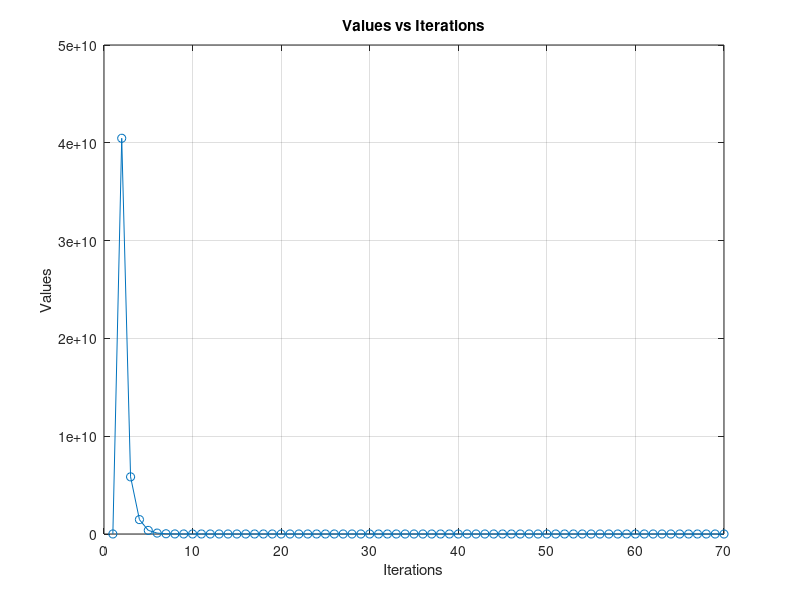

Reproduce this figure in MATLAB.
% Setup
clear
close all
clc

% Variables
x_0 = [0, 1000]';
x_curr = x_0;
x_star = [2, 1]';
epsilon = 1e-3;
sigma = 0.5; % Must be in [0,1]
run = true;
vals = zeros(1e4, 1);

% Define functions
% Function.
f = @(x) (x(1) - 2)^4 + (x(1) - 2*x(2))^2;
% Gradient of function.
g = @(x) [4*(x(1)-2)^3 + 2*(x(1) - 2*x(2)); -4*(x(1) - 2*x(2))];

vals(1, :) = f(x_curr);

% Initial Newton Step.
x_curr = x_curr - f(x_curr)/norm(g(x_curr));

i = 2;
while (run)
    vals(i, :) = f(x_curr);
    d = -g(x_curr);  % Descent direction
    t = 1e0;         % Initial step size

    while (f(x_curr + t * d) >= f(x_curr) + sigma * g(x_curr)' * d * t)
        t = t * 0.5;  
    end
    x_curr = x_curr + t * d;  % Update
    if (norm(g(x_curr)) <= epsilon)
        run = false;
    end
    i = i + 1;
end
values = vals(1:ceil(length(find(vals))/2), :);
iterations = linspace(1, ceil(length(find(vals))/2), ceil(length(find(vals))/2))';

disp('Optimal x:');
disp(x_curr);

% Plot values against iterations.
disp("Plot!")
% figure
plot(iterations, values, '-o')
xlabel('Iterations')
ylabel('Values')
title('Values vs Iterations')
grid on
